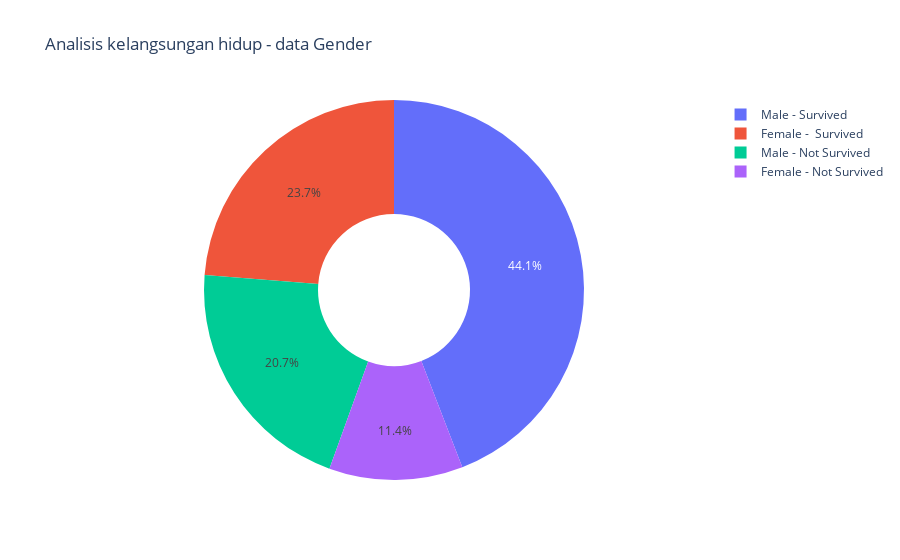

Notebook cell for this chart:
### Code cell
male = df[df["sex"]==1]
female = df[df["sex"]==0]

male_survi = male[df["DEATH_EVENT"]==0]
male_not = male[df["DEATH_EVENT"]==1]
female_survi = female[df["DEATH_EVENT"]==0]
female_not = female[df["DEATH_EVENT"]==1]

labels = ['Male - Survived','Male - Not Survived', "Female -  Survived", "Female - Not Survived"]
values = [len(male[df["DEATH_EVENT"]==0]),len(male[df["DEATH_EVENT"]==1]),
         len(female[df["DEATH_EVENT"]==0]),len(female[df["DEATH_EVENT"]==1])]
fig = go.Figure(data=[go.Pie(labels=labels, values=values, hole=.4)])
fig.update_layout(
    title_text="Analisis kelangsungan hidup - data Gender")
fig.show()

### Figure 1 — Plotly figure (JSON) as saved in the notebook; plotly's stock layout.template omitted (floating-point values rounded to 4 significant figures)
{"data": [{"hole": 0.4, "labels": ["Male - Survived", "Male - Not Survived", "Female -  Survived", "Female - Not Survived"], "type": "pie", "values": [132, 62, 71, 34]}], "layout": {"title": {"text": "Analisis kelangsungan hidup - data Gender"}}}
